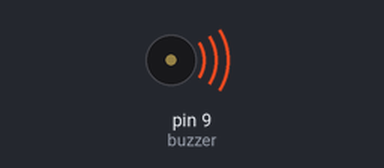
The sketch below on a simulated Arduino Uno, built with avr-gcc and run on an emulated ATmega328P. On the bench: buzzer (waves = sounding).

Above: at 0.2 s.
Timing chart, 0 to 3.0 s (numbered marks = the images above):
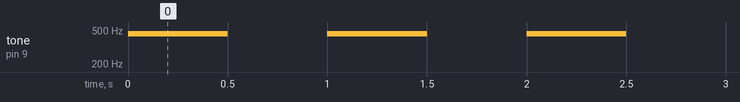

The sketch:

sound.ino
```cpp
int buzzer = 9;
void setup() {
}
void loop() {
  tone(buzzer, 450);
  delay(500);
  noTone(buzzer);
  delay(500);

}
```

Measured:
- by itself, tone on pin 9 (buzzer): alternates 450 Hz for 0.50 s and silent for 0.50 s
